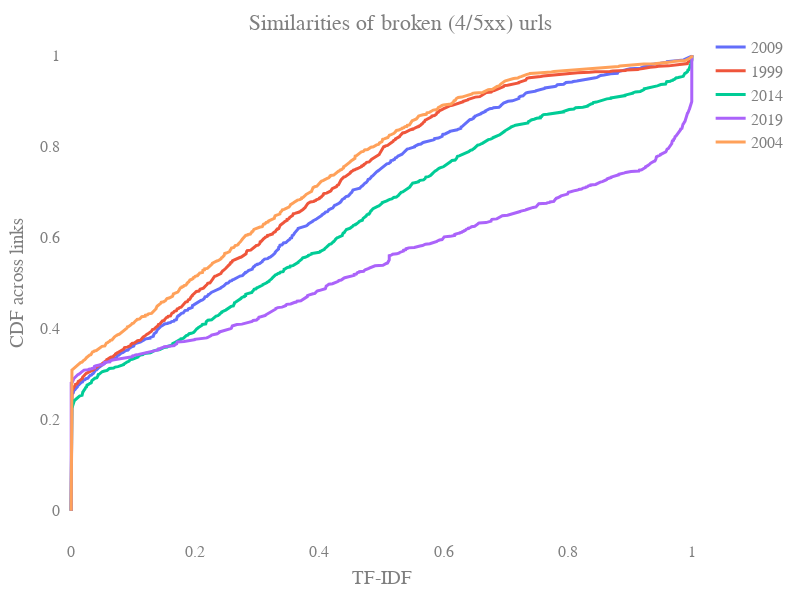
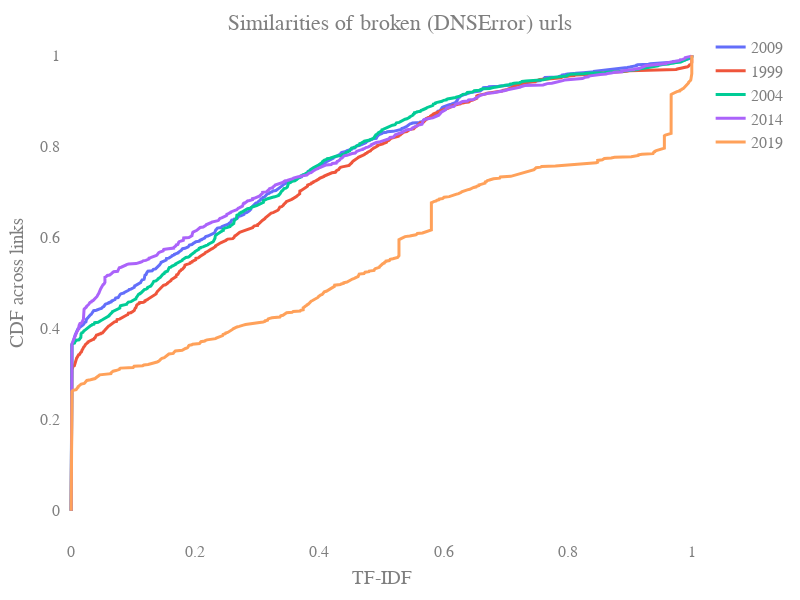

The notebook cell saved with these charts, in order:
### Markdown cell above
## Similarity on searched results of broken page
- Broken page contains 45xx, DNS, home-redirect, nonhome-redirect, and no-redirect

### Code cell
searched_urls = db.search_meta.aggregate([
    {"$match": {"usage": "represent"}},
    {"$lookup": {
        "from": "url_broken",
        "localField": "url",
        "foreignField": "_id",
        "as": "stat"
    }},
    {"$project": {"_id": False, 'url': True, 'stat': True, 'similarity': True}},
])

simi_dict = defaultdict(lambda: defaultdict(list))
for obj in list(searched_urls):
    url, simi, stat = obj['url'], obj['similarity'], obj['stat'][0]
    status = url_utils.status_categories(stat['status'], stat['detail'])
    simi_dict[status][str(stat['year'])].append(simi)
for status, year_simi in simi_dict.items():
    df = pd.concat([pd.DataFrame({k: v}) for k, v in year_simi.items()], axis=1)
    plotly_utils.plot_CDF(df, xtitle='TF-IDF', ytitle="CDF across links", title='Similarities of broken ({}) urls'.format(status))

### Figure 1 — Plotly figure (JSON) as saved in the notebook; plotly's stock layout.template omitted (floating-point values rounded to 4 significant figures; data arrays with more than 128 entries replaced by an {"elided": "..."} marker saying what was removed)
{"data": [{"line": {"width": 3}, "mode": "lines", "name": "2009", "type": "scatter", "x": {"elided": "991 float values"}, "y": {"elided": "991 float values"}}, {"line": {"width": 3}, "mode": "lines", "name": "1999", "type": "scatter", "x": {"elided": "992 float values"}, "y": {"elided": "992 float values"}}, {"line": {"width": 3}, "mode": "lines", "name": "2014", "type": "scatter", "x": {"elided": "984 float values"}, "y": {"elided": "984 float values"}}, {"line": {"width": 3}, "mode": "lines", "name": "2019", "type": "scatter", "x": {"elided": "992 float values"}, "y": {"elided": "992 float values"}}, {"line": {"width": 3}, "mode": "lines", "name": "2004", "type": "scatter", "x": {"elided": "982 float values"}, "y": {"elided": "982 float values"}}], "layout": {"autosize": false, "font": {"color": "#7f7f7f", "family": "Time New Roman", "size": 16}, "height": 600, "margin": {"b": 50, "l": 50, "pad": 4, "r": 50, "t": 30}, "plot_bgcolor": "rgba(0, 0, 0, 0)", "title": {"text": "Similarities of broken (4/5xx) urls", "x": 0.5, "yanchor": "top"}, "width": 800, "xaxis": {"range": [-0.01, 1.01], "title": {"text": "TF-IDF"}, "type": "linear"}, "yaxis": {"autorange": true, "range": [-0.05556, 1.056], "title": {"text": "CDF across links"}, "type": "linear"}}}

### Figure 2 — Plotly figure (JSON) as saved in the notebook; plotly's stock layout.template omitted (floating-point values rounded to 4 significant figures; data arrays with more than 128 entries replaced by an {"elided": "..."} marker saying what was removed)
{"data": [{"line": {"width": 3}, "mode": "lines", "name": "2009", "type": "scatter", "x": {"elided": "971 float values"}, "y": {"elided": "971 float values"}}, {"line": {"width": 3}, "mode": "lines", "name": "1999", "type": "scatter", "x": {"elided": "997 float values"}, "y": {"elided": "997 float values"}}, {"line": {"width": 3}, "mode": "lines", "name": "2004", "type": "scatter", "x": {"elided": "992 float values"}, "y": {"elided": "992 float values"}}, {"line": {"width": 3}, "mode": "lines", "name": "2014", "type": "scatter", "x": {"elided": "998 float values"}, "y": {"elided": "998 float values"}}, {"line": {"width": 3}, "mode": "lines", "name": "2019", "type": "scatter", "x": {"elided": "742 float values"}, "y": {"elided": "742 float values"}}], "layout": {"autosize": false, "font": {"color": "#7f7f7f", "family": "Time New Roman", "size": 16}, "height": 600, "margin": {"b": 50, "l": 50, "pad": 4, "r": 50, "t": 30}, "plot_bgcolor": "rgba(0, 0, 0, 0)", "title": {"text": "Similarities of broken (DNSError) urls", "x": 0.5, "yanchor": "top"}, "width": 800, "xaxis": {"range": [-0.01, 1.01], "title": {"text": "TF-IDF"}, "type": "linear"}, "yaxis": {"autorange": true, "range": [-0.05556, 1.056], "title": {"text": "CDF across links"}, "type": "linear"}}}
